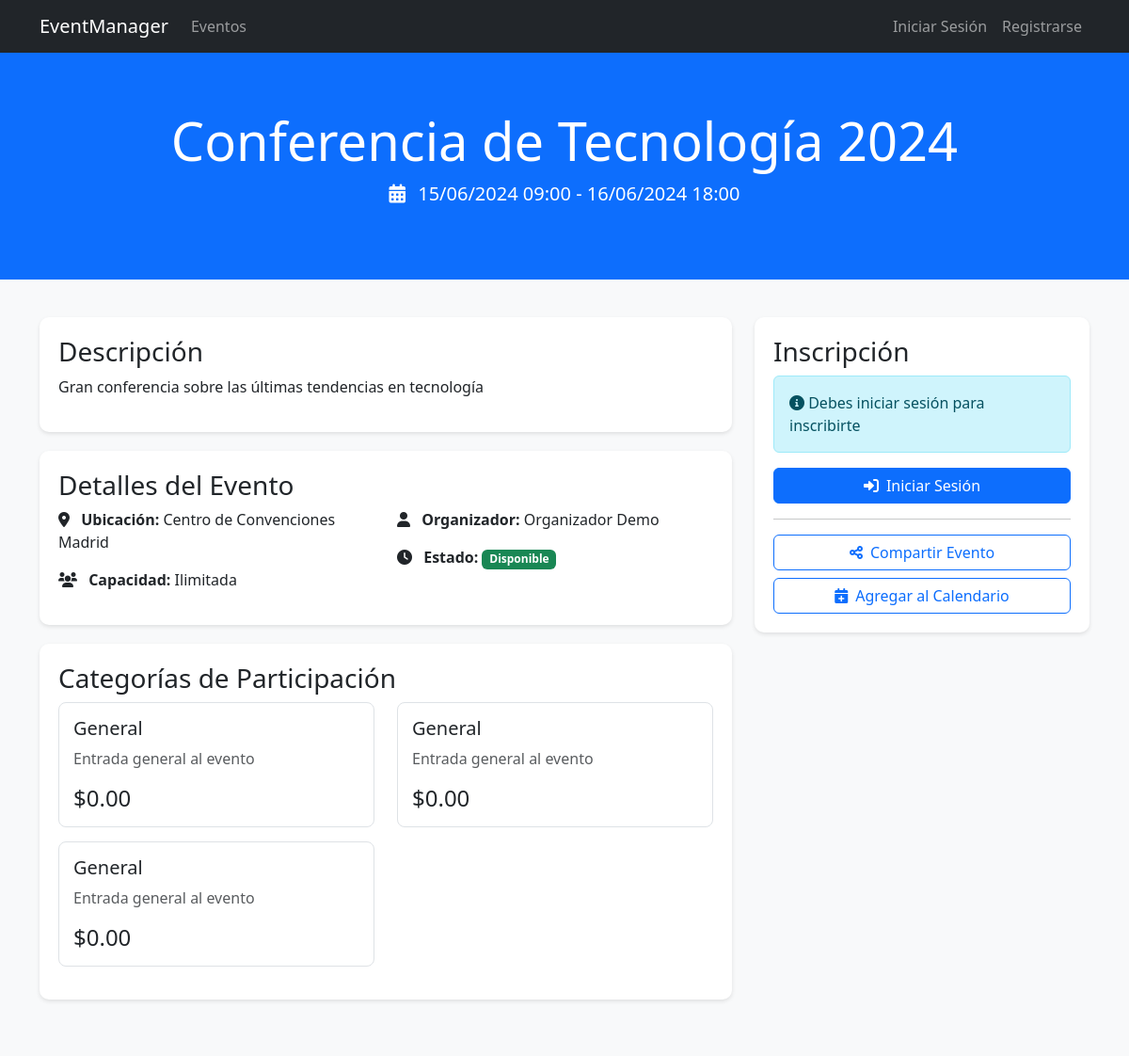
The page /views/events/view.php?id=1 on the database its author committed.
### tables this page shows
CREATE TABLE `events` (
  `id` int(11) NOT NULL,
  `title` varchar(255) NOT NULL,
  `description` text DEFAULT NULL,
  `type_id` int(11) DEFAULT NULL,
  `organizer_id` int(11) DEFAULT NULL,
  `modality` enum('presential','virtual','hybrid') NOT NULL,
  `capacity` int(11) DEFAULT 0,
  `price` decimal(10,2) DEFAULT 0.00,
  `location` varchar(255) DEFAULT NULL,
  `virtual_link` varchar(255) DEFAULT NULL,
  `start_date` datetime NOT NULL,
  `end_date` datetime NOT NULL,
  `max_capacity` int(11) DEFAULT NULL,
  `status` enum('draft','published','completed','cancelled') DEFAULT 'draft',
  `category_id` int(11) DEFAULT NULL,
  `logo_url` varchar(255) DEFAULT NULL,
  `banner_url` varchar(255) DEFAULT NULL,
  `header_color` varchar(7) DEFAULT NULL,
  `accent_color` varchar(7) DEFAULT NULL,
  `created_at` timestamp NOT NULL DEFAULT current_timestamp(),
  `updated_at` timestamp NOT NULL DEFAULT current_timestamp() ON UPDATE current_timestamp(),
  `payment_config` longtext DEFAULT NULL CHECK (json_valid(`payment_config`))
);

CREATE TABLE `users` (
  `id` int(11) NOT NULL,
  `name` varchar(100) NOT NULL,
  `email` varchar(100) NOT NULL,
  `password` varchar(255) NOT NULL,
  `role` enum('user','organizer','admin') DEFAULT 'user',
  `status` enum('active','inactive') NOT NULL DEFAULT 'active',
  `is_active` tinyint(1) DEFAULT 1,
  `avatar_url` varchar(255) DEFAULT NULL,
  `created_at` timestamp NOT NULL DEFAULT current_timestamp(),
  `updated_at` timestamp NOT NULL DEFAULT current_timestamp() ON UPDATE current_timestamp(),
  `ieee_member` tinyint(1) DEFAULT 0,
  `ieee_member_id` varchar(50) DEFAULT NULL,
  `ieee_region` int(11) DEFAULT NULL
);

CREATE TABLE `pricing_categories` (
  `id` int(11) NOT NULL,
  `event_id` int(11) NOT NULL,
  `name` varchar(100) NOT NULL,
  `price` decimal(10,2) NOT NULL,
  `description` text DEFAULT NULL,
  `capacity` int(11) DEFAULT NULL,
  `is_active` tinyint(1) DEFAULT 1,
  `created_at` timestamp NOT NULL DEFAULT current_timestamp(),
  `discount_percentage` decimal(5,2) DEFAULT 0.00,
  `ieee_member_discount` decimal(5,2) DEFAULT 0.00,
  `ieee_region` varchar(10) DEFAULT NULL,
  `max_capacity` int(11) DEFAULT NULL
);

### includes/utilities.php (called while the page is built, shortened)
<?php
class Utilities {
    public static function formatDate($date, $format = 'd/m/Y H:i') {
        return date($format, strtotime($date));
    }
}
?>

### views/events/view.php (the view, shortened to what this page needs)
<?php
require_once '../../includes/utilities.php';
$eventId = $_GET['id'];
$error = null;
$event = null;
$categories = [];
$isLoggedIn = isset($_SESSION['user']);
$user = $_SESSION['user'] ?? null;
try {
    $db = new Database();
    $conn = $db->getConnection();
    $stmt = $conn->prepare("
        SELECT e.*, u.name as organizer_name,
               (SELECT COUNT(*)
                FROM registrations r2
                WHERE r2.event_id = e.id
                AND r2.status != 'cancelled') as registration_count
        FROM events e
        INNER JOIN users u ON e.organizer_id = u.id
        WHERE e.id = :event_id
    ");
    $stmt->execute(['event_id' => $eventId]);
    $event = $stmt->fetch(PDO::FETCH_ASSOC);
    if (!$event) {
        $error = "El evento no existe.";
    } elseif ($event['status'] !== 'published' && (!$isLoggedIn || ($user['role'] !== 'admin' && $user['id'] !== $event['organizer_id']))) {
        $error = "Este evento no está disponible actualmente.";
    } else {
        $stmt = $conn->prepare("
            SELECT pc.*,
                   COALESCE((
                       SELECT COUNT(*)
                       FROM registrations r
                       WHERE r.event_id = pc.event_id
                       AND r.pricing_category_id = pc.id
                       AND r.status != 'cancelled'
                   ), 0) as registered_count
            FROM pricing_categories pc
            WHERE pc.event_id = :event_id
            AND pc.is_active = 1
            ORDER BY pc.price ASC
        ");
        $stmt->execute(['event_id' => $eventId]);
        $categories = $stmt->fetchAll(PDO::FETCH_ASSOC);
        $isRegistered = false;
    }
} catch (Exception $e) {
    $error = "Error al cargar la información del evento: " . $e->getMessage();
}
?>
<!DOCTYPE html>
<html lang="es">
<head>
    <link href="https://cdn.jsdelivr.net/npm/bootstrap@5.3.0/dist/css/bootstrap.min.css" rel="stylesheet">
    <link href="https://cdnjs.cloudflare.com/ajax/libs/font-awesome/6.0.0/css/all.min.css" rel="stylesheet">
</head>
<body class="bg-light">
    <?php include '../templates/navigation.php'; ?>
    <?php if ($error): ?>
        <div class="container py-5">
            <div class="alert alert-danger">
                <?php echo htmlspecialchars($error); ?>
            </div>
            <a href="index.php" class="btn btn-primary">Volver a Eventos</a>
        </div>
    <?php else: ?>
        <header class="event-header">
            <div class="container text-center">
                <h1 class="display-4"><?php echo htmlspecialchars($event['title']); ?></h1>
                <p class="lead">
                    <i class="fas fa-calendar-alt me-2"></i>
                    <?php echo Utilities::formatDate($event['start_date']); ?>
                    <?php if ($event['start_date'] !== $event['end_date']): ?>
                        - <?php echo Utilities::formatDate($event['end_date']); ?>
                    <?php endif; ?>
                </p>
            </div>
        </header>
        <section class="event-details">
            <div class="container">
                <div class="row">
                    <div class="col-lg-8">
                        <div class="detail-card">
                            <h3>Descripción</h3>
                            <p><?php echo nl2br(htmlspecialchars($event['description'])); ?></p>
                        </div>
                        <div class="detail-card">
                            <h3>Detalles del Evento</h3>
                            <div class="row">
                                <div class="col-md-6">
                                    <p>
                                        <i class="fas fa-map-marker-alt me-2"></i>
                                        <strong>Ubicación:</strong> <?php echo htmlspecialchars($event['location']); ?>
                                    </p>
                                    <p>
                                        <i class="fas fa-users me-2"></i>
                                        <strong>Capacidad:</strong>
                                        <?php echo $event['capacity'] ? "{$event['registration_count']}/{$event['capacity']}" : 'Ilimitada'; ?>
                                    </p>
                                </div>
                                <div class="col-md-6">
                                    <p>
                                        <i class="fas fa-user me-2"></i>
                                        <strong>Organizador:</strong> <?php echo htmlspecialchars($event['organizer_name']); ?>
                                    </p>
                                    <p>
                                        <i class="fas fa-clock me-2"></i>
                                        <strong>Estado:</strong>
                                        <?php if ($event['capacity'] && $event['registration_count'] >= $event['capacity']): ?>
                                            <span class="badge bg-danger">Completo</span>
                                        <?php else: ?>
                                            <span class="badge bg-success">Disponible</span>
                                        <?php endif; ?>
                                    </p>
                                </div>
                            </div>
                        </div>
                        <?php if (!empty($categories)): ?>
                            <div class="detail-card">
                                <h3>Categorías de Participación</h3>
                                <div class="row">
                                    <?php foreach ($categories as $category): ?>
                                        <div class="col-md-6">
                                            <div class="category-card">
                                                <h5><?php echo htmlspecialchars($category['name']); ?></h5>
                                                <p class="text-muted">
                                                    <?php echo htmlspecialchars($category['description']); ?>
                                                </p>
                                                <div class="d-flex justify-content-between align-items-center">
                                                    <span class="h4 mb-0">
                                                        $<?php echo number_format($category['price'], 2); ?>
                                                    </span>
                                                </div>
                                            </div>
                                        </div>
                                    <?php endforeach; ?>
                                </div>
                            </div>
                        <?php endif; ?>
                    </div>
                    <div class="col-lg-4">
                        <div class="detail-card registration-card">
                            <h3>Inscripción</h3>
                            <?php if ($isRegistered): ?>
                                <div class="alert alert-<?php
                                    echo $registrationStatus === 'confirmed' ? 'success' :
                                        ($registrationStatus === 'cancelled' ? 'danger' : 'warning');
                                ?>">
                                    <i class="fas fa-info-circle"></i>
                                    <?php if ($registrationStatus === 'pending'): ?>
                                        Tu solicitud de inscripción está pendiente de confirmación por el organizador.
                                    <?php elseif ($registrationStatus === 'confirmed'): ?>
                                        ¡Tu inscripción ha sido confirmada! Ya estás registrado en este evento.
                                    <?php elseif ($registrationStatus === 'cancelled'): ?>
                                        Tu inscripción ha sido cancelada por el organizador.
                                    <?php endif; ?>
                                </div>
                                <?php if ($registrationStatus === 'cancelled'): ?>
                                    <a href="register.php?event_id=<?php echo $eventId; ?>" class="btn btn-primary w-100">
                                        Solicitar Nueva Inscripción
                                    </a>
                                <?php else: ?>
                                    <a href="../registrations/my-registrations.php" class="btn btn-primary w-100">
                                        Ver Mis Inscripciones
                                    </a>
                                <?php endif; ?>
                            <?php elseif ($event['capacity'] && $event['registration_count'] >= $event['capacity']): ?>
                                <div class="alert alert-warning">
                                    <i class="fas fa-exclamation-triangle"></i> Evento Completo
                                </div>
                            <?php elseif ($isLoggedIn): ?>
                                <a href="register.php?event_id=<?php echo $event['id']; ?>" class="btn btn-success w-100 mb-3">
                                    <i class="fas fa-ticket-alt me-2"></i>Inscribirme
                                </a>
                            <?php else: ?>
                                <div class="alert alert-info">
                                    <i class="fas fa-info-circle"></i> Debes iniciar sesión para inscribirte
                                </div>
                                <a href="../auth/login.php" class="btn btn-primary w-100">
                                    <i class="fas fa-sign-in-alt me-2"></i>Iniciar Sesión
                                </a>
                            <?php endif; ?>
                            <hr>
                            <div class="d-grid gap-2">
                                <button class="btn btn-outline-primary" onclick="shareEvent()">
                                    <i class="fas fa-share-alt me-2"></i>Compartir Evento
                                </button>
                                <button class="btn btn-outline-primary" onclick="addToCalendar()">
                                    <i class="fas fa-calendar-plus me-2"></i>Agregar al Calendario
                                </button>
                            </div>
                        </div>
                    </div>
                </div>
            </div>
        </section>
    <?php endif; ?>
</body>
</html>

### views/events/view.php (style rules this page uses)
.event-header { background: #0d6efd; color: white; padding: 60px 0; }
.event-details { background-color: #f8f9fa; padding: 40px 0; }
.detail-card { background: white; border-radius: 10px; padding: 20px; margin-bottom: 20px; box-shadow: 0 2px 4px rgba(0,0,0,0.1); }
.registration-card { position: sticky; top: 20px; }
.category-card { border: 1px solid #dee2e6; border-radius: 8px; padding: 15px; margin-bottom: 15px; transition: transform 0.2s; }

### rows shown on the page
events: title "Conferencia de Tecnología 2024", start_date "15/06/2024 09:00", end_date "16/06/2024 18:00", description "Gran conferencia sobre las últimas tendencias en tecnología", location "Centro de Convenciones Madrid", organizer.name "Organizador Demo"
pricing_categories: name "General", description "Entrada general al evento", price "0.00"
pricing_categories: name "General", description "Entrada general al evento", price "0.00"
pricing_categories: name "General", description "Entrada general al evento", price "0.00"
